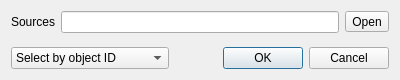
<?xml version="1.0" encoding="UTF-8"?>
<ui version="4.0">
 <class>SelectorDialog</class>
 <widget class="QDialog" name="SelectorDialog">
  <property name="geometry">
   <rect>
    <x>0</x>
    <y>0</y>
    <width>400</width>
    <height>80</height>
   </rect>
  </property>
  <property name="windowTitle">
   <string>Load items from list</string>
  </property>
  <property name="windowIcon">
   <iconset theme="document-open"/>
  </property>
  <layout class="QGridLayout" name="gridLayout">
   <item row="0" column="0">
    <widget class="QLabel" name="sourceLabel">
     <property name="text">
      <string>Sources</string>
     </property>
    </widget>
   </item>
   <item row="0" column="1">
    <layout class="QHBoxLayout" name="sourceLayout">
     <item>
      <widget class="QLineEdit" name="sourceEdit">
       <property name="readOnly">
        <bool>true</bool>
       </property>
      </widget>
     </item>
     <item>
      <widget class="QToolButton" name="openButton">
       <property name="text">
        <string>Open</string>
       </property>
       <property name="icon">
        <iconset theme="document-open">
         <normaloff>.</normaloff>.</iconset>
       </property>
      </widget>
     </item>
    </layout>
   </item>
   <item row="1" column="0" colspan="2">
    <spacer name="verticalSpacer">
     <property name="orientation">
      <enum>Qt::Vertical</enum>
     </property>
     <property name="sizeHint" stdset="0">
      <size>
       <width>20</width>
       <height>40</height>
      </size>
     </property>
    </spacer>
   </item>
   <item row="2" column="0" colspan="2">
    <layout class="QHBoxLayout" name="horizontalLayout">
     <item>
      <widget class="QComboBox" name="comboBox">
       <property name="currentIndex">
        <number>1</number>
       </property>
       <item>
        <property name="text">
         <string>Select by database UID</string>
        </property>
       </item>
       <item>
        <property name="text">
         <string>Select by object ID</string>
        </property>
       </item>
       <item>
        <property name="text">
         <string>Select by IIP</string>
        </property>
       </item>
       <item>
        <property name="text">
         <string>Select by job number</string>
        </property>
       </item>
      </widget>
     </item>
     <item>
      <widget class="QDialogButtonBox" name="buttonBox">
       <property name="orientation">
        <enum>Qt::Horizontal</enum>
       </property>
       <property name="standardButtons">
        <set>QDialogButtonBox::Cancel|QDialogButtonBox::Ok</set>
       </property>
      </widget>
     </item>
    </layout>
   </item>
  </layout>
 </widget>
 <resources/>
 <connections>
  <connection>
   <sender>buttonBox</sender>
   <signal>accepted()</signal>
   <receiver>SelectorDialog</receiver>
   <slot>accept()</slot>
   <hints>
    <hint type="sourcelabel">
     <x>389</x>
     <y>68</y>
    </hint>
    <hint type="destinationlabel">
     <x>157</x>
     <y>274</y>
    </hint>
   </hints>
  </connection>
  <connection>
   <sender>buttonBox</sender>
   <signal>rejected()</signal>
   <receiver>SelectorDialog</receiver>
   <slot>reject()</slot>
   <hints>
    <hint type="sourcelabel">
     <x>389</x>
     <y>68</y>
    </hint>
    <hint type="destinationlabel">
     <x>286</x>
     <y>274</y>
    </hint>
   </hints>
  </connection>
  <connection>
   <sender>openButton</sender>
   <signal>clicked()</signal>
   <receiver>SelectorDialog</receiver>
   <slot>openButtonClicked()</slot>
   <hints>
    <hint type="sourcelabel">
     <x>381</x>
     <y>23</y>
    </hint>
    <hint type="destinationlabel">
     <x>617</x>
     <y>22</y>
    </hint>
   </hints>
  </connection>
 </connections>
 <slots>
  <slot>openButtonClicked()</slot>
 </slots>
</ui>
